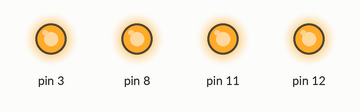
Recording of a sketch running on a simulated Arduino Uno, built with avr-gcc and run on an emulated ATmega328P. On the bench: output pins drawn as LEDs (lit = HIGH).

Above: at 0.1 s.
Timing chart, 0 to 1.6 s (numbered marks = the images above):
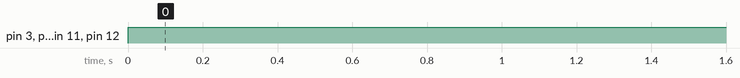

The sketch:

Motor_Test.ino
```cpp
#include "TBMotor.h"

OseppTBMotor Motor1(12, 11);
OseppTBMotor Motor2(8, 3);
//OseppTBMotor Motor3(7, 6);
//OseppTBMotor Motor4(4, 5);

#define leftMotor Motor1
#define rightMotor Motor2

void setup()
{

}

void loop()
{
  leftMotor.SetSpeed(255);
  rightMotor.SetSpeed(255);

}

//Multiple sampling, take the average, is a good way to resist interference
/*float dist_filter()
{
  float avgDist = 0;
  int i = 0;
  for (i = 0; i < 10; i++)avgDist += ults.Detect();
  return avgDist / i;
}

void SetMotor()
{
  if (leftSpeed > 255)leftSpeed = 255; else if (leftSpeed < -255)leftSpeed = -255;
  if (rightSpeed > 255)rightSpeed = 255; else if (rightSpeed < -255)rightSpeed = -255;
  //Depending on your connection,
  //if the direction of the motor rotation is not the direction you want,
  //you can change it by changing the Positive/negative sign of the speed
  leftMotor.SetSpeed(leftSpeed);
  rightMotor.SetSpeed(-rightSpeed);
}*/
```

TBMotor.cpp
```cpp
#include <Arduino.h>
#include "TBMotor.h"

OseppTBMotor::OseppTBMotor(uint8_t dir_pin, uint8_t pwm_pin)
{
  _dir_pin=dir_pin;
  _pwm_pin=pwm_pin;
  pinMode(_dir_pin,OUTPUT);
  digitalWrite(_pwm_pin,LOW);
}
void OseppTBMotor::forward(uint8_t speed)
{
  digitalWrite(_dir_pin,HIGH);
  analogWrite( _pwm_pin,speed);
}
void OseppTBMotor::backward(uint8_t speed)
{
  digitalWrite(_dir_pin,LOW);
  analogWrite( _pwm_pin,speed);
}
void OseppTBMotor::SetSpeed(int speed)
{
  if(speed<0)
  {
    speed=-speed;
    digitalWrite(_dir_pin,LOW);
  }else{
    digitalWrite(_dir_pin,HIGH);
  }
  analogWrite( _pwm_pin,speed);
}
```

TBMotor.h
```cpp
class OseppTBMotor
{
  public:
    OseppTBMotor(uint8_t dir_pin, uint8_t pwm_pin);
    void forward(uint8_t speed);
    void backward(uint8_t speed);
    void SetSpeed(int speed);
  private:
    uint8_t _dir_pin, _pwm_pin;
};
```

Measured:
- by itself, pin 3, pin 8, pin 11, pin 12: LOW → HIGH at 0.00 s
